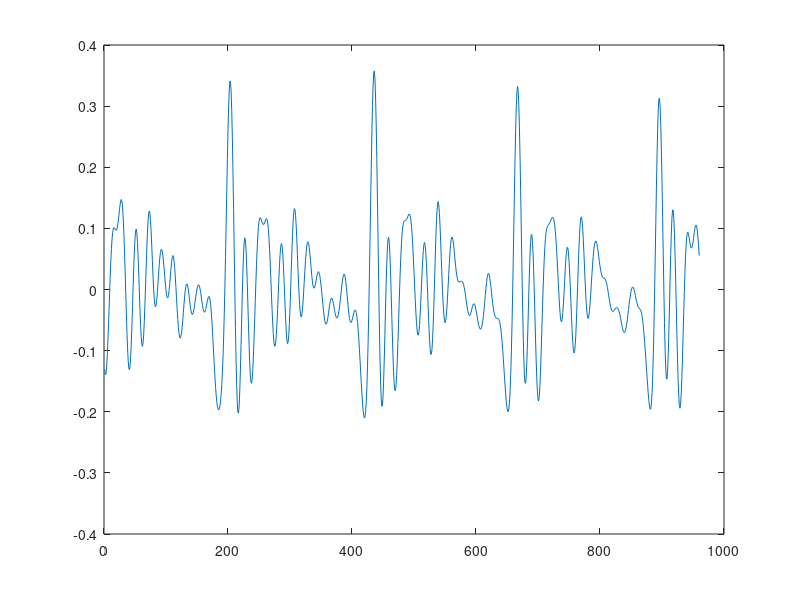

Reproduce this figure in MATLAB. (Note: this script raises an error after producing the figure.)
close all 
clear 

addpath("all_files");
load("speechdata.mat");

% sound(data, fs);

cutoff=4000;
b=fir1(100,cutoff/fs*2);
[H,w]=freqz(b);

datafilt=filter(b,1,data);

datasub=datafilt(13321:14280);
plot(datasub)

% Q10 
% fs = 48000, size(datasub) = 960 1
% time = 1/fs * size(datasub, 1) = 0.02 s = 20 ms
% 
% kind of looks statitonary, but mean is not zero

p=1;
x=datasub;
[arp,sigma2] = arcov(x,p);

n = 10;
nfft = 1024;
Rx=abs(fft(x,nfft).^2)/n; %Periodogram
[H,w] = freqz(1,arp,nfft,"whole");
Rxar = sigma2*abs(H).^2; %AR-spectrum
f=w/2/pi*fs;
plot(f,10*log10(Rx),"b",f,10*log10(Rxar),"r");
% plot(f,Rx,"b",f,Rxar,"r");
legend("Periodogram","AR-model");

% Q11
% freqs present in the sound file? 
% i guess not?

